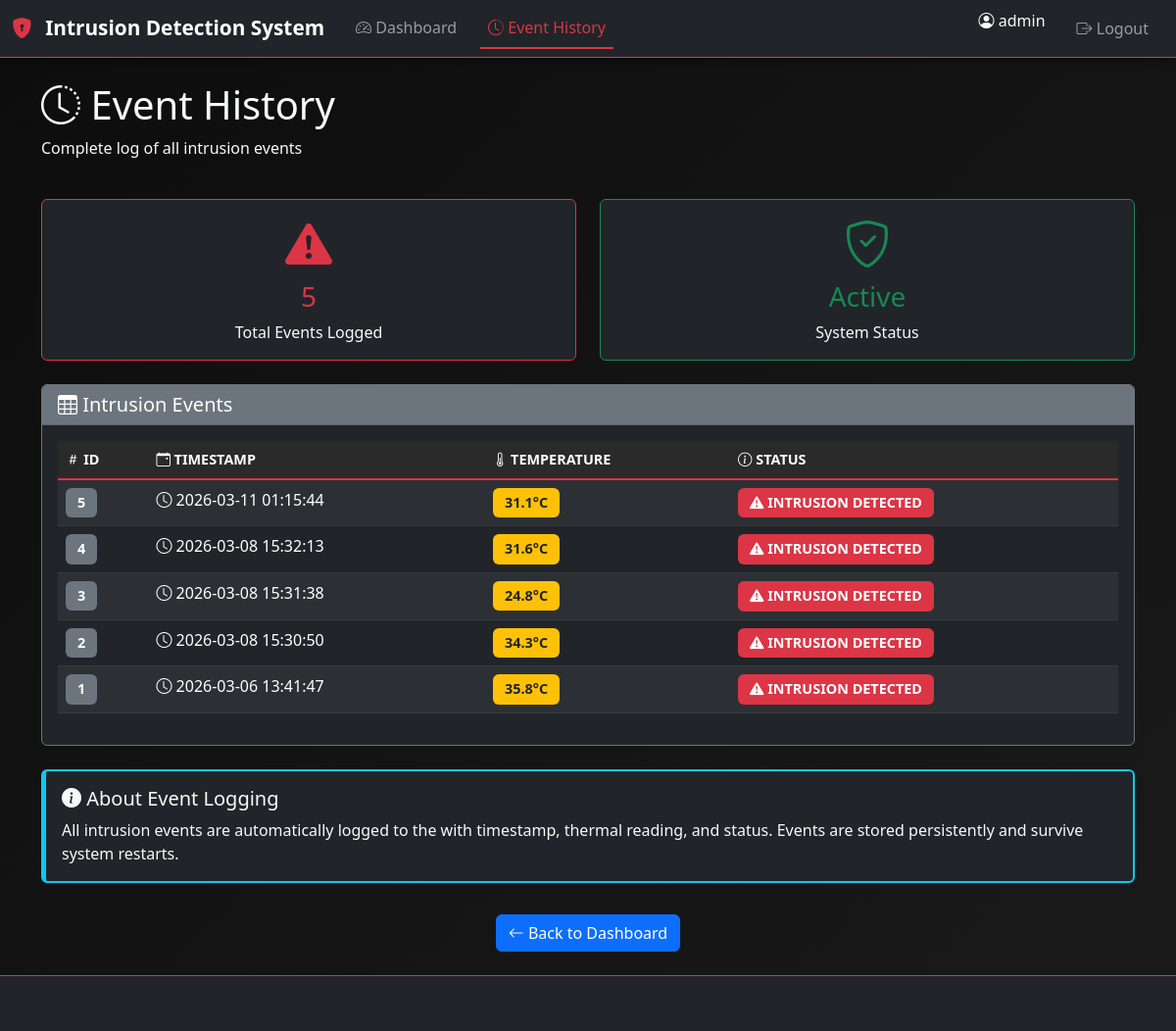
Before: /history (signed in) with the older database file.
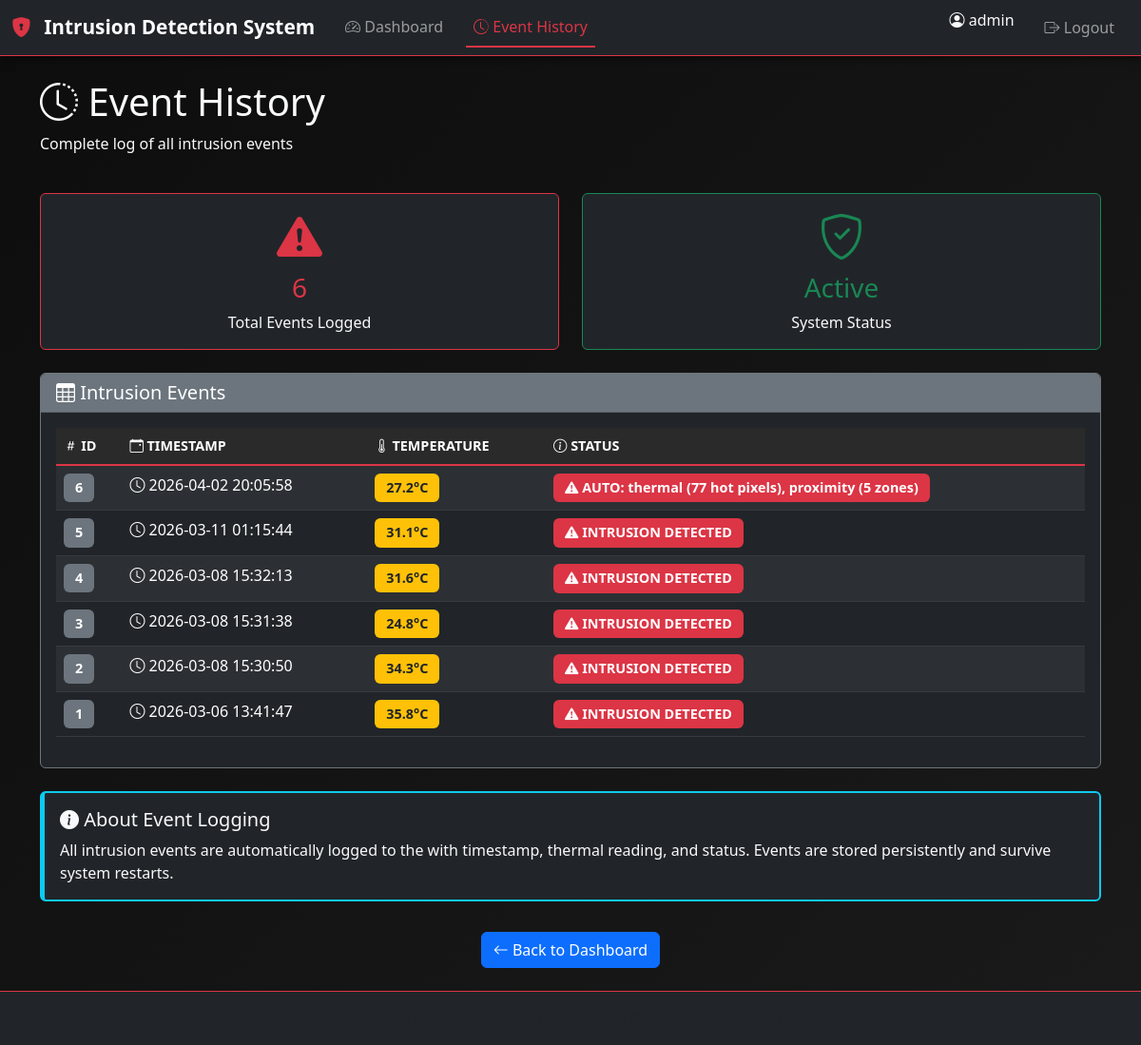
After: the same page with the newer database file.
### tables this page shows
CREATE TABLE events (
            id INTEGER PRIMARY KEY AUTOINCREMENT,
            timestamp TEXT NOT NULL,
            temperature REAL NOT NULL,
            status TEXT NOT NULL
        );

### app.py (the view)
@app.route('/history')
def history():
    if not session.get('logged_in'):
        return redirect(url_for('login'))
    conn = get_db_connection()
    events = conn.execute('SELECT * FROM events ORDER BY id DESC').fetchall()
    conn.close()
    return render_template('history.html', events=events)

### app.py (called while the page is built)
def get_db_connection():
    conn = sqlite3.connect(DATABASE)
    conn.row_factory = sqlite3.Row
    return conn

### templates/history.html (shortened to what the changed rows need)
{% extends "base.html" %}
{% block content %}
<div class="history-container py-4">
    <div class="container">
        <div class="row mb-4">
            <div class="col">
                <h1 class="text-light">
                    <i class="bi bi-clock-history"></i> Event History
                </h1>
            </div>
        </div>
       <div class="row mb-4">
    <div class="col-md-6">
        <div class="card bg-dark border-danger">
            <div class="card-body text-center">
                <i class="bi bi-exclamation-triangle-fill text-danger display-5"></i>
                <h3 class="mt-2 text-danger">{{ events|length }}</h3>
                <p class="text-light mb-0">Total Events Logged</p>
            </div>
        </div>
    </div>
</div>
        <div class="row">
            <div class="col">
                <div class="card bg-dark border-secondary">
                    <div class="card-body">
                        {% if events %}
                        <div class="table-responsive">
                            <table class="table table-dark table-striped table-hover">
                                <thead>
                                    <tr>
                                        <th scope="col">
                                            <i class="bi bi-hash"></i> ID
                                        </th>
                                        <th scope="col">
                                            <i class="bi bi-calendar-event"></i> Timestamp
                                        </th>
                                        <th scope="col">
                                            <i class="bi bi-thermometer-half"></i> Temperature
                                        </th>
                                        <th scope="col">
                                            <i class="bi bi-info-circle"></i> Status
                                        </th>
                                    </tr>
                                </thead>
                                <tbody>
                                    {% for event in events %}
                                    <tr>
                                        <td>
                                            <span class="badge bg-secondary">{{ event.id }}</span>
                                        </td>
                                        <td>
                                            <i class="bi bi-clock"></i> {{ event.timestamp }}
                                        </td>
                                        <td>
                                            <span class="badge bg-warning text-dark">
                                                {{ event.temperature }}°C
                                            </span>
                                        </td>
                                        <td>
                                            <span class="badge bg-danger">
                                                <i class="bi bi-exclamation-triangle-fill"></i>
                                                {{ event.status }}
                                            </span>
                                        </td>
                                    </tr>
                                    {% endfor %}
                                </tbody>
                            </table>
                        </div>
                        {% endif %}
                    </div>
                </div>
            </div>
        </div>
    </div>
</div>
{% endblock %}

Changed rows visible on the page:
added events: id "6", timestamp "2026-04-02 20:05:58", temperature "27.2", status "AUTO: thermal (77 hot pixels), proximity (5 zones)"
Other visible differences:
{{ events|length }}: "5" → "6"
